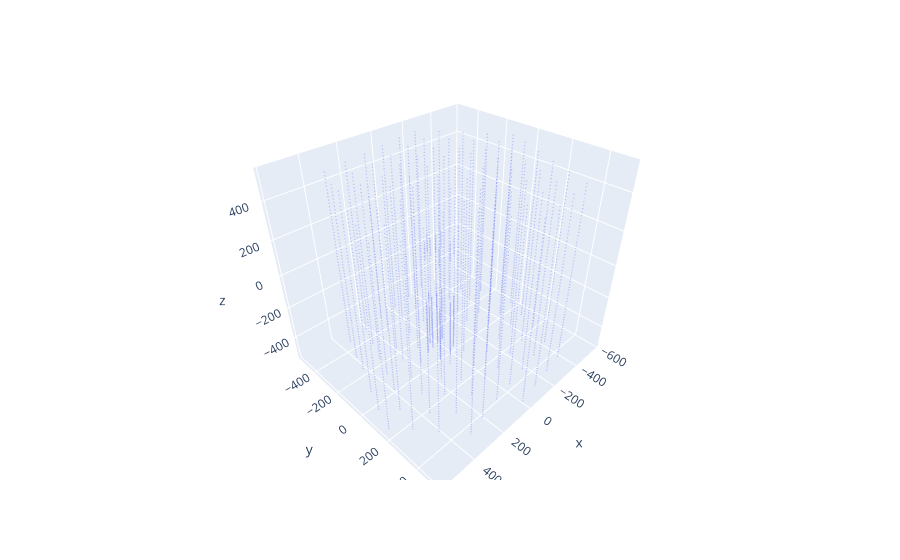

Notebook code cell kept with this figure:
### Code cell
sensor_fig = px.scatter_3d(sensor_geometry, x="x", y="y", z="z", opacity=0.3)
sensor_fig.update_traces(marker_size=0.5)
sensor_fig

### Figure 1 — Plotly figure (JSON) as saved in the notebook; plotly's stock layout.template omitted (floating-point values rounded to 4 significant figures; data arrays with more than 128 entries replaced by an {"elided": "..."} marker saying what was removed)
{"data": [{"hovertemplate": "x=%{x}<br>y=%{y}<br>z=%{z}<extra></extra>", "legendgroup": "", "marker": {"color": "#636efa", "opacity": 0.3, "size": 0.5, "symbol": "circle"}, "mode": "markers", "name": "", "scene": "scene", "showlegend": false, "type": "scatter3d", "x": {"elided": "5160 float values"}, "y": {"elided": "5160 float values"}, "z": {"elided": "5160 float values"}}], "layout": {"legend": {"tracegroupgap": 0}, "margin": {"t": 60}, "scene": {"domain": {"x": [0, 1], "y": [0, 1]}, "xaxis": {"title": {"text": "x"}}, "yaxis": {"title": {"text": "y"}}, "zaxis": {"title": {"text": "z"}}}}}
